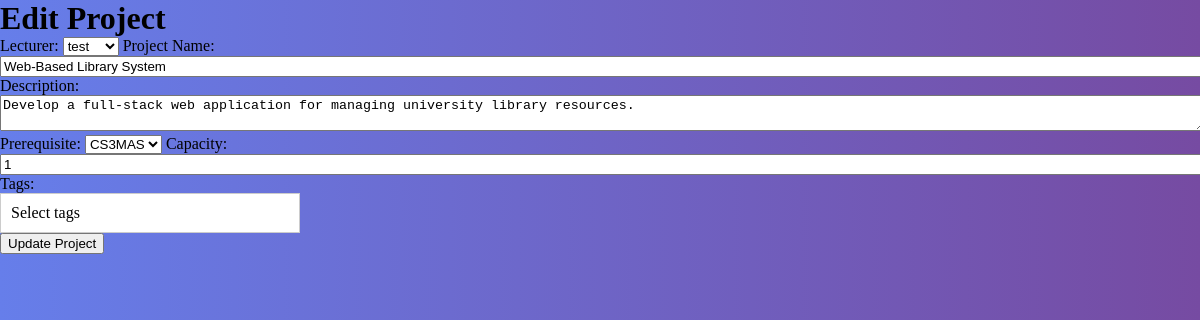
The page /PHP/projectEditor.php?id=4 (signed in) on the database its author committed.
### tables this page shows
CREATE TABLE `projects` (
  `Project_ID` smallint(6) NOT NULL,
  `Lecturer_ID` smallint(6) NOT NULL,
  `Title` varchar(255) NOT NULL,
  `Description` text DEFAULT NULL,
  `Prerequisite` enum('NONE','CS3MAS','CS3OS','CS3SA') DEFAULT 'NONE',
  `Status` tinyint(1) DEFAULT 1,
  `capacity` int(11) NOT NULL DEFAULT 1
);

CREATE TABLE `lecturers` (
  `Lecturer_ID` smallint(6) NOT NULL,
  `Name` varchar(100) NOT NULL,
  `Email` varchar(100) NOT NULL,
  `Department` varchar(100) DEFAULT NULL,
  `password` varchar(20) DEFAULT NULL
);

### PHP/projectEditor.php (the view, shortened to what this page needs)
<?php
require_once(__DIR__ . '/db.php');
require_once(__DIR__ . '/tagCombinations.php');
$role = $_SESSION['role'];
$project_id = $_GET['id'] ?? null;
$project_id = (int)$project_id;
if ($role === 'lecturer') {
    if (!isset($_SESSION['lecturer_id'])) {
        die("Lecturer session missing");
    }
    $lecturer_id = $_SESSION['lecturer_id'];
    $stmt = $conn->prepare("
        SELECT Project_ID, Lecturer_ID, Title, Description, Prerequisite, capacity
        FROM projects
        WHERE Project_ID = ? AND Lecturer_ID = ?
    ");
    $stmt->bind_param("ii", $project_id, $lecturer_id);
} else {
    $stmt = $conn->prepare("
        SELECT Project_ID, Lecturer_ID, Title, Description, Prerequisite, capacity
        FROM projects
        WHERE Project_ID = ?
    ");
    $stmt->bind_param("i", $project_id);
}
$stmt->execute();
$result = $stmt->get_result();
$project = $result->fetch_assoc();
$lecturers = [];
if ($role === 'admin') {
    $result = $conn->query("
        SELECT Lecturer_ID, Name
        FROM lecturers
        ORDER BY Name ASC
    ");
    if ($result) {
        while ($row = $result->fetch_assoc()) {
            $lecturers[] = $row;
        }
    }
}
?>
<!DOCTYPE html>
<html>
<head>
    <link rel="stylesheet" href="../CSS/stylesheet2.css">
</head>
<body>
<h1>Edit Project</h1>
<form method="post">
    <?php if ($role === 'admin'): ?>
        <label>Lecturer:</label>
        <select name="lecturer_id" required>
            <?php foreach ($lecturers as $lecturer): ?>
                <option value="<?php echo $lecturer['Lecturer_ID']; ?>"
                    <?php if ((int)$project['Lecturer_ID'] === (int)$lecturer['Lecturer_ID']) echo 'selected'; ?>>
                    <?php echo htmlspecialchars($lecturer['Name']); ?>
                </option>
            <?php endforeach; ?>
        </select>
    <?php endif; ?>
    <label>Project Name:</label>
    <input type="text" name="project_name"
        value="<?php echo htmlspecialchars($project['Title'] ?? ''); ?>" required>
    <label>Description:</label>
    <textarea name="description" required><?php echo htmlspecialchars($project['Description'] ?? ''); ?></textarea>
    <label>Prerequisite:</label>
    <select name="prerequisite">
        <option value="CS3MAS" <?php if (($project['Prerequisite'] ?? '') === 'CS3MAS') echo 'selected'; ?>>CS3MAS</option>
    </select>
    <label>Capacity:</label>
    <input type="number" name="capacity" min="1"
        value="<?php echo htmlspecialchars($project['capacity'] ?? 1); ?>" required>
    <label>Tags:</label>
    <div class="multiSelect">
        <div class="selectBox" onclick="toggleDropdown()">
            <span id="selectedTagsText">Select tags</span>
        </div>
    </div>
    <button type="submit">Update Project</button>
</form>
</body>
</html>

### CSS/stylesheet2.css (style rules this page uses)
* { margin: 0; }
body { background: linear-gradient(to right, #667eea, #764ba2); }
textarea, input { width: 100%; }
.multiSelect { position: relative; width: 300px; }
.selectBox { border: 1px solid #ccc; padding: 10px; background: white; cursor: pointer; }

### rows shown on the page
projects: lecturer_id "test", project_name "Web-Based Library System", description "Develop a full-stack web application for managing university library resources.", prerequisite "CS3MAS", capacity "1"
